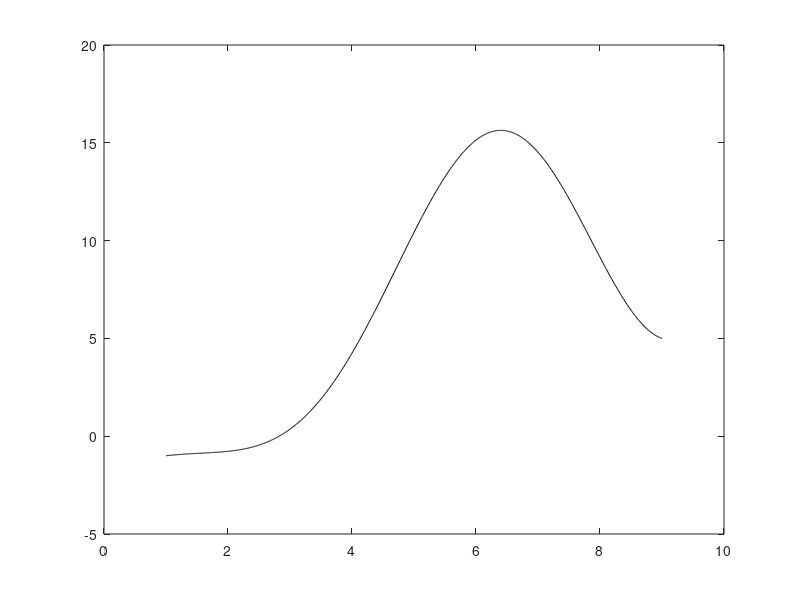

The MATLAB script that drew this image: (Note: this script raises an error after producing the figure.)
%Preston Stringham and River Griffin

%Source Function and Exact Solution
f = @(x) -(x.*cos(x));
f_exact = @(x) x.*cos(x)-2.*sin(x)+((3/4)-(1/4)*sin(1)+(1/8)*cos(1)+(1/4)*sin(9)-(9/8)*cos(9)).*x-(7/4)-(1/4)*sin(9)+(9/8)*cos(9)+(9/4)*sin(1)-(9/8)*cos(1);

%Boundary Conditions
a = 1;
b = 9;
ua = -1;
ub = 5;

%Exact Solution Plot
xx=linspace(a,b,1000);
yexact=f_exact(xx);
plot(xx,yexact, 'k-')
hold on

%N=6 Values
N = 6;
[x1,u1] = finite_difference_laplace(f, a, b, N, ua, ub);
plot(x1,u1,'x-')
hold on

%N=12 Values
N=12;
[x2,u2] = finite_difference_laplace(f, a, b, N, ua, ub);
plot(x2,u2,'x-')
hold on

%N=24 Values
N=24;
[x3,u3] = finite_difference_laplace(f, a, b, N, ua, ub);
plot(x3,u3,'x-')
hold on

%Set Plot Title, Legend, and LineWidth.
title("BVP Approximations")
legend("Exact Solution", "N=6", "N=12", "N=24", 'Location', 'northwest');
set(findall(gca, 'Type', 'Line'),'LineWidth',1.5);

%Compute h Values
h1 = x1(2)-x1(1);
h2 = x2(2)-x2(1);
h3 = x3(2)-x3(1);
h = [h1 h2 h3];

%Compute Errors
error1 = max(abs(f_exact(x1) - u1'));
error2 = max(abs(f_exact(x2) - u2'));
error3 = max(abs(f_exact(x3) - u3'));
error = [error1 error2 error3];

%Compute Convergence Rate
rate = [0 error(1:end-1) ./ error(2:end)];

[h' error' rate']

